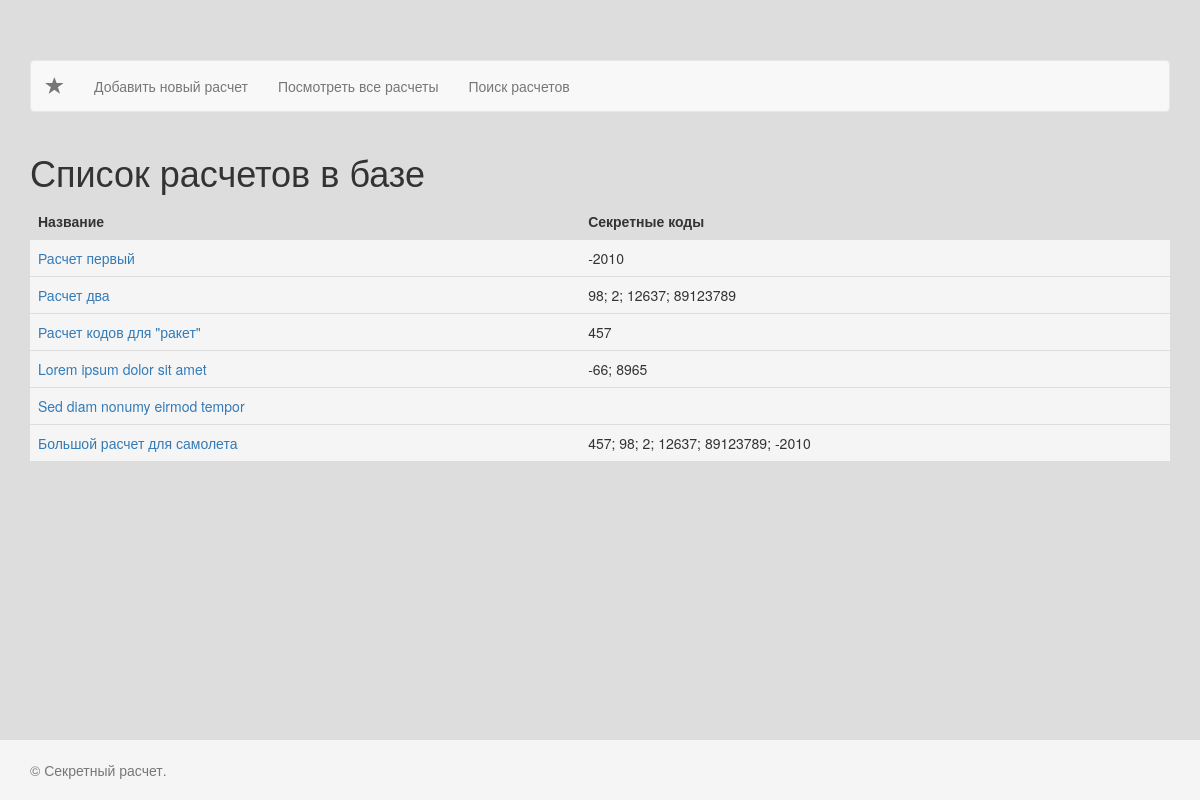
/list, run on an earlier commit of the app's database.
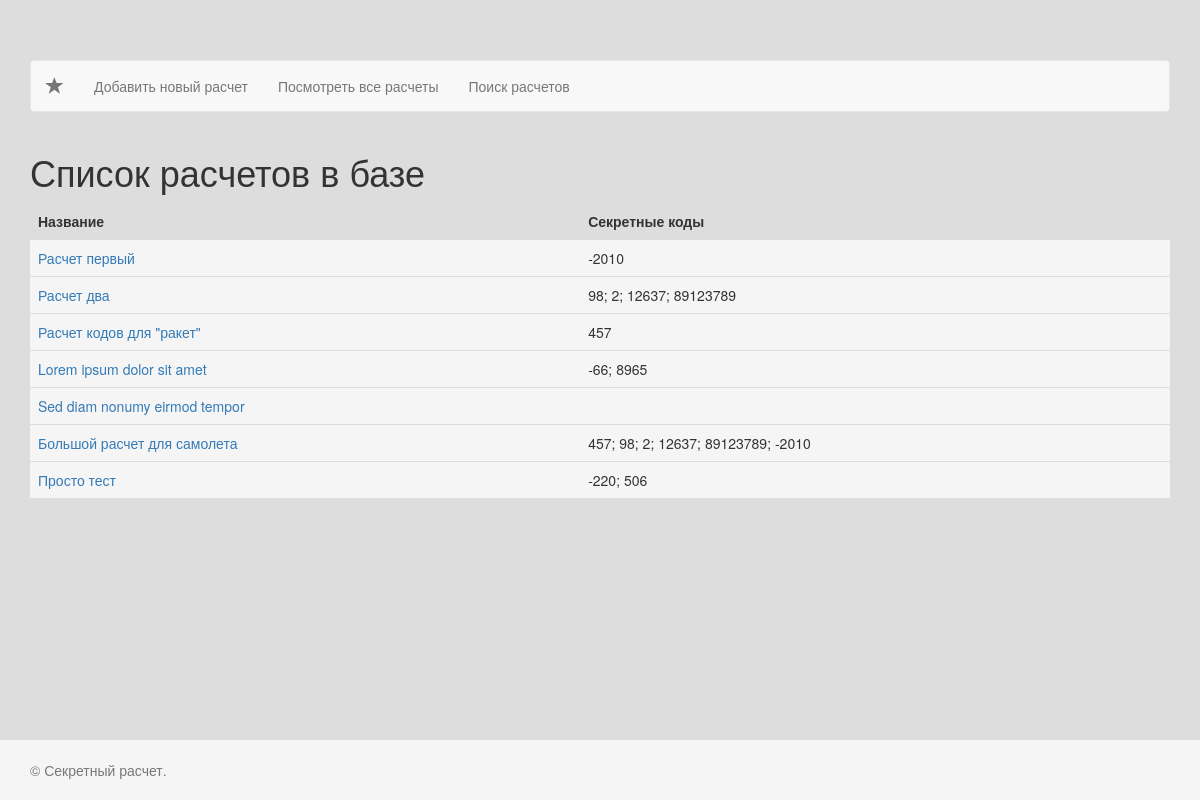
And on a later commit of the database.
### tables this page shows
CREATE TABLE "Calcs" (
	`id`	INTEGER PRIMARY KEY AUTOINCREMENT,
	`name`	TEXT NOT NULL,
	`body`	TEXT NOT NULL
);

### app/Controllers/ControllerList.php (called while the page is built, shortened)
<?php
class ControllerList extends Controller{
    public function index()
    {
        try {
            $List = new CalculateList();
            $calculates = $List->GetList();
        } catch (\Exception $e) {
            $errors[] = $e->getMessage();
        }
        $title = "Список расчетов в базе";
        return self::View('list.php', compact(["calculates", "title", "errors"]));
    }
}

### app/Models/CalculateList.php (called while the page is built, shortened)
<?php
class CalculateList extends Model{
    public function GetList( array $where = [] )
    {
        $where_sql = [];
        $sql_where_1=''; $sql_where_2='';
        $sql = '
        SELECT id, name, body,
        (
            SELECT GROUP_CONCAT(secret_code, "; ")
            FROM CalcResults
		    where CalcResults.calc_id = Calcs.id
            '.$sql_where_1.'
		    Order by calc_id
       ) AS secret_code
       FROM Calcs
       '.$sql_where_2.'
       Order by id';
       $result = @Db::query($sql);
       $calculates=[];
       while( $row = $result->fetchArray() ){
           $calculates[] = [
               "id" => $row["id"],
               "name"=>$row["name"],
               "body"=>$row["body"],
               "secret_code"=>$row["secret_code"],
           ];
       }
       return $calculates;
    }
}

### app/Core/Db.php (called while the page is built, shortened)
<?php
class Db {
    private static $instance = NULL;
    public static function Init( string $path )
    {
      if (!isset(self::$instance)) {
        self::$instance = new \SQLite3($path);
      }
      return self::$instance;
    }
    public static function query( string $sql )
    {
        return self::$instance->query( $sql );
    }
}

### public/index.php (called while the page is built, shortened)
<?php
$conf = require_once '../conf/index.php';
$routes = require_once '../conf/routes.php';
$app = new \Core\App( $conf );
$app->RoutesArray( $routes );
$app->Run();

### app/Core/View.php (called while the page is built, shortened)
<?php
class View{
    private $ViewPath;
    public function __construct(string $path = null )
    {
      if( $path == null ){
        $this->ViewPath = realpath(__DIR__.'/../../views');
      }else{
        $this->ViewPath = realpath( $path );
      }
      $this->ViewPath .= "/";
    }
    public function Render($Template, $data = null)
    {
        if( file_exists($this->ViewPath.$Template) ){
            include $this->ViewPath.$Template;
            $content = ob_get_contents();
            return $content;
        }
        throw new \Exception("View does not exist: ".$this->ViewPath.$Template);
    }
}

### app/Core/Controller.php (called while the page is built, shortened)
<?php
class Controller{
    protected static $app;
    public function __construct($app)
    {
        self::$app = $app;
    }
    public static function View($view, $data=null)
    {
        return self::$app->GetView()->Render($view, $data);
    }
}

### views/calcs_table.php (the view)
<div class="table-responsive">
    <table class="table table-hover">
        <tr>
            <th class="">Название</th>
            <th class="">Секретные коды</th>
        </tr>
        <?php foreach ($calculates as $calculate) {
            ?>
            <tr class="active ">
                <td><a class="loadCalc" href="/calcshow?id=<?=$calculate['id']?>"><?=$calculate['name']?></a></td>
                <td><?=$calculate['secret_code']?></td>
            </tr>
            <?php
        }
        ?>
    </table>
</div>

### app/Core/App.php (shortened to what this page needs)
<?php
class App{
  protected $routes=[];
  protected $view;
  public function __construct( array $conf )
  {
    $this->conf = $conf;
    $this->view = new View( $this->conf["views_path"] );
  }
  public function RouteAdd(string $route, $calabel)
  {
      if ( is_string( $calabel ) && strpos( $calabel, '@') ) {
          $method = substr(strrchr($calabel, "@"), 1);
          $calabel = array( new $controller($this) , $method );
      }
      $this->routes[$route]= $calabel;
  }
  public function GetView()
  {
      return $this->view;
  }
  public function Run()
  {
      $this->uri = urldecode( parse_url($_SERVER['REQUEST_URI'], PHP_URL_PATH) );
      foreach ($this->routes as $route => $action) {
          if ( $route == $this->uri ){
              print call_user_func_array( $action, [] );
              return;
          }
      }
      return;
  }
}

### views/_header.php (shortened to what this page needs)
<!DOCTYPE html>
<html lang="en">
  <head>
    <link rel="stylesheet" href="https://maxcdn.bootstrapcdn.com/bootstrap/3.3.5/css/bootstrap.min.css">
    <link rel="stylesheet" href="https://maxcdn.bootstrapcdn.com/font-awesome/4.4.0/css/font-awesome.min.css">
    <link rel="stylesheet" href="/css/app.css">
  </head>
  <body>
    <div class="container">
        <nav class="navbar navbar-default">
          <div class="container-fluid">
            <div class="navbar-header">
              <a class="navbar-brand" href="/">
                  <span class="glyphicon glyphicon-star" aria-hidden="true"></span>
              </a>
            </div>
            <div class="collapse navbar-collapse" id="bs-example-navbar-collapse-1">
              <ul class="nav navbar-nav">
                  <li><a href="/secret/add">Добавить новый расчет</a></li>
                  <li><a href="/list">Посмотреть все расчеты</a></li>
                  <li><a href="/list/search">Поиск расчетов</a></li>
              </ul>
            </div>
        </div>
        </nav>
        <div class="col-md-12">

### views/list.php (shortened to what this page needs)
<?php
include('_header.php');
?>
    <div class="row">
        <h1><?= $title?></h1>
            <?php if(count($calculates)){?>
              <?php include('calcs_table.php'); ?>
            <?php } ?>
    </div>
<?php
include('_footer.php');

### views/_footer.php (shortened to what this page needs)
        </div>
    </div>
    <footer class="footer">
      <div class="container">
        <p class="text-muted">&copy; Секретный расчет.</p>
      </div>
    </footer>
</body>
</html>

### public/css/app.css (style rules this page uses)
body { background: #ddd; }
html { position: relative; min-height: 100%; }
body { margin-bottom: 60px; }
.footer { position: absolute; bottom: 0; width: 100%; height: 60px; background-color: #f5f5f5; }
body > .container { padding: 60px 15px 0; }
.container .text-muted { margin: 20px 0; }
.footer > .container { padding-right: 15px; padding-left: 15px; }

What changed in the data, as far as the page shows it:
added calcs: name "Просто тест", secret_code "-220; 506"
